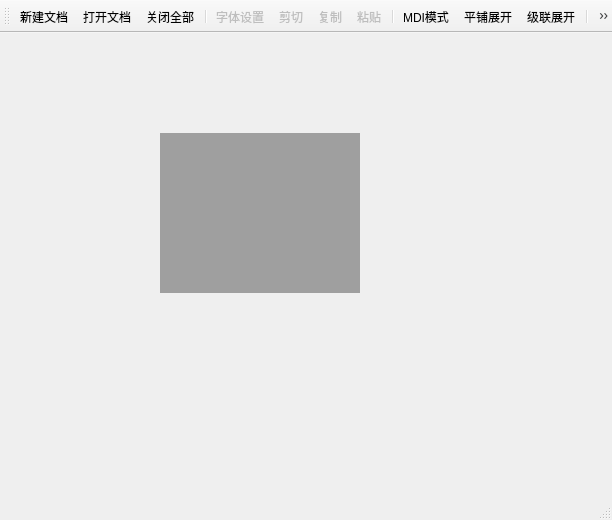
<?xml version="1.0" encoding="UTF-8"?>
<ui version="4.0">
 <class>DemoClass</class>
 <widget class="QMainWindow" name="DemoClass">
  <property name="geometry">
   <rect>
    <x>0</x>
    <y>0</y>
    <width>612</width>
    <height>520</height>
   </rect>
  </property>
  <property name="windowTitle">
   <string>Demo</string>
  </property>
  <widget class="QWidget" name="centralWidget">
   <widget class="QMdiArea" name="mdiArea">
    <property name="geometry">
     <rect>
      <x>160</x>
      <y>100</y>
      <width>200</width>
      <height>160</height>
     </rect>
    </property>
   </widget>
  </widget>
  <widget class="QMenuBar" name="menuBar">
   <property name="geometry">
    <rect>
     <x>0</x>
     <y>0</y>
     <width>612</width>
     <height>23</height>
    </rect>
   </property>
  </widget>
  <widget class="QToolBar" name="mainToolBar">
   <property name="toolButtonStyle">
    <enum>Qt::ToolButtonTextUnderIcon</enum>
   </property>
   <attribute name="toolBarArea">
    <enum>TopToolBarArea</enum>
   </attribute>
   <attribute name="toolBarBreak">
    <bool>false</bool>
   </attribute>
   <addaction name="action"/>
   <addaction name="action_2"/>
   <addaction name="action_3"/>
   <addaction name="separator"/>
   <addaction name="action_4"/>
   <addaction name="action_5"/>
   <addaction name="action_6"/>
   <addaction name="action_7"/>
   <addaction name="separator"/>
   <addaction name="action_8"/>
   <addaction name="action_10"/>
   <addaction name="action_9"/>
   <addaction name="separator"/>
   <addaction name="action_11"/>
  </widget>
  <widget class="QStatusBar" name="statusBar"/>
  <action name="action">
   <property name="icon">
    <iconset resource="demo.qrc">
     <normaloff>:/Demo/exit.svg</normaloff>:/Demo/exit.svg</iconset>
   </property>
   <property name="text">
    <string>新建文档</string>
   </property>
  </action>
  <action name="action_2">
   <property name="icon">
    <iconset resource="demo.qrc">
     <normaloff>:/Demo/exit.svg</normaloff>:/Demo/exit.svg</iconset>
   </property>
   <property name="text">
    <string>打开文档</string>
   </property>
  </action>
  <action name="action_3">
   <property name="icon">
    <iconset resource="demo.qrc">
     <normaloff>:/Demo/exit.svg</normaloff>:/Demo/exit.svg</iconset>
   </property>
   <property name="text">
    <string>关闭全部</string>
   </property>
  </action>
  <action name="action_4">
   <property name="enabled">
    <bool>false</bool>
   </property>
   <property name="icon">
    <iconset resource="demo.qrc">
     <normaloff>:/Demo/exit.svg</normaloff>:/Demo/exit.svg</iconset>
   </property>
   <property name="text">
    <string>字体设置</string>
   </property>
  </action>
  <action name="action_5">
   <property name="enabled">
    <bool>false</bool>
   </property>
   <property name="icon">
    <iconset resource="demo.qrc">
     <normaloff>:/Demo/exit.svg</normaloff>:/Demo/exit.svg</iconset>
   </property>
   <property name="text">
    <string>剪切</string>
   </property>
  </action>
  <action name="action_6">
   <property name="enabled">
    <bool>false</bool>
   </property>
   <property name="icon">
    <iconset resource="demo.qrc">
     <normaloff>:/Demo/exit.svg</normaloff>:/Demo/exit.svg</iconset>
   </property>
   <property name="text">
    <string>复制</string>
   </property>
  </action>
  <action name="action_7">
   <property name="enabled">
    <bool>false</bool>
   </property>
   <property name="icon">
    <iconset resource="demo.qrc">
     <normaloff>:/Demo/exit.svg</normaloff>:/Demo/exit.svg</iconset>
   </property>
   <property name="text">
    <string>粘贴</string>
   </property>
  </action>
  <action name="action_8">
   <property name="checkable">
    <bool>true</bool>
   </property>
   <property name="icon">
    <iconset resource="demo.qrc">
     <normaloff>:/Demo/exit.svg</normaloff>:/Demo/exit.svg</iconset>
   </property>
   <property name="text">
    <string>MDI模式</string>
   </property>
  </action>
  <action name="action_9">
   <property name="icon">
    <iconset resource="demo.qrc">
     <normaloff>:/Demo/exit.svg</normaloff>:/Demo/exit.svg</iconset>
   </property>
   <property name="text">
    <string>级联展开</string>
   </property>
  </action>
  <action name="action_10">
   <property name="icon">
    <iconset resource="demo.qrc">
     <normaloff>:/Demo/exit.svg</normaloff>:/Demo/exit.svg</iconset>
   </property>
   <property name="text">
    <string>平铺展开</string>
   </property>
  </action>
  <action name="action_11">
   <property name="icon">
    <iconset resource="demo.qrc">
     <normaloff>:/Demo/exit.svg</normaloff>:/Demo/exit.svg</iconset>
   </property>
   <property name="text">
    <string>退出</string>
   </property>
  </action>
 </widget>
 <layoutdefault spacing="6" margin="11"/>
 <resources>
  <include location="demo.qrc"/>
 </resources>
 <connections>
  <connection>
   <sender>action_11</sender>
   <signal>triggered()</signal>
   <receiver>DemoClass</receiver>
   <slot>close()</slot>
   <hints>
    <hint type="sourcelabel">
     <x>-1</x>
     <y>-1</y>
    </hint>
    <hint type="destinationlabel">
     <x>305</x>
     <y>259</y>
    </hint>
   </hints>
  </connection>
 </connections>
</ui>
